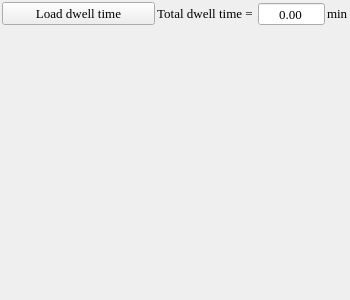
  <widget class="QDockWidget" name="dt_dockWidget">
   <property name="minimumSize">
    <size>
     <width>350</width>
     <height>300</height>
    </size>
   </property>
   <property name="allowedAreas">
    <set>Qt::LeftDockWidgetArea|Qt::RightDockWidgetArea</set>
   </property>
   <property name="windowTitle">
    <string>Dwell time</string>
   </property>
   <attribute name="dockWidgetArea">
    <number>2</number>
   </attribute>
   <widget class="QWidget" name="dt_dock_contents">
    <layout class="QGridLayout" name="dt_gridLayout" rowstretch="0,1" columnstretch="1,1">
     <property name="leftMargin">
      <number>2</number>
     </property>
     <property name="topMargin">
      <number>2</number>
     </property>
     <property name="rightMargin">
      <number>2</number>
     </property>
     <property name="bottomMargin">
      <number>2</number>
     </property>
     <property name="spacing">
      <number>2</number>
     </property>
     <item row="0" column="0">
      <widget class="QPushButton" name="load_dt_button">
       <property name="font">
        <font>
         <family>Times New Roman</family>
         <pointsize>10</pointsize>
        </font>
       </property>
       <property name="text">
        <string>Load dwell time</string>
       </property>
      </widget>
     </item>
     <item row="0" column="1">
      <layout class="QHBoxLayout" name="total_dt_horizontalLayout" stretch="0,1,0">
       <property name="spacing">
        <number>2</number>
       </property>
       <item>
        <widget class="QLabel" name="total_dt_label">
         <property name="font">
          <font>
           <family>Times New Roman</family>
           <pointsize>10</pointsize>
          </font>
         </property>
         <property name="text">
          <string>&lt;html&gt;&lt;head/&gt;&lt;body&gt;&lt;p align=&quot;right&quot;&gt;Total dwell time = &lt;/p&gt;&lt;/body&gt;&lt;/html&gt;</string>
         </property>
        </widget>
       </item>
       <item>
        <widget class="QDoubleSpinBox" name="total_dt_value_box">
         <property name="enabled">
          <bool>true</bool>
         </property>
         <property name="font">
          <font>
           <family>Times New Roman</family>
           <pointsize>10</pointsize>
          </font>
         </property>
         <property name="alignment">
          <set>Qt::AlignCenter</set>
         </property>
         <property name="readOnly">
          <bool>true</bool>
         </property>
         <property name="buttonSymbols">
          <enum>QAbstractSpinBox::NoButtons</enum>
         </property>
         <property name="maximum">
          <double>999999.000000000000000</double>
         </property>
         <property name="singleStep">
          <double>0.010000000000000</double>
         </property>
        </widget>
       </item>
       <item>
        <widget class="QLabel" name="total_dt_unit_label">
         <property name="font">
          <font>
           <family>Times New Roman</family>
           <pointsize>10</pointsize>
          </font>
         </property>
         <property name="text">
          <string>&lt;html&gt;&lt;head/&gt;&lt;body&gt;&lt;p&gt;min&lt;/p&gt;&lt;/body&gt;&lt;/html&gt;</string>
         </property>
        </widget>
       </item>
      </layout>
     </item>
     <item row="1" column="0" colspan="2">
      <widget class="QCustomPlot" name="dt_plot" native="true">
       <property name="font">
        <font>
         <family>Times New Roman</family>
         <pointsize>10</pointsize>
        </font>
       </property>
      </widget>
     </item>
    </layout>
   </widget>
  </widget>
